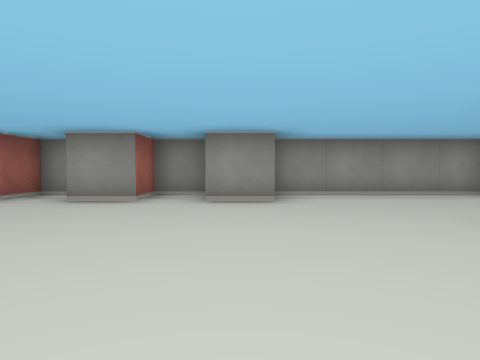
View 1 (above)

12 first-person views from a walk through a cub3D level. The camera is about half as high as the walls, tilts 2° down and sees 75° across. The floor is counted in squares. Each view is taken from the middle of a square. On the plan, view 1 faces up. The plan holds only what a view shows up to about 9 squares ahead; the rest is blank.

View 2
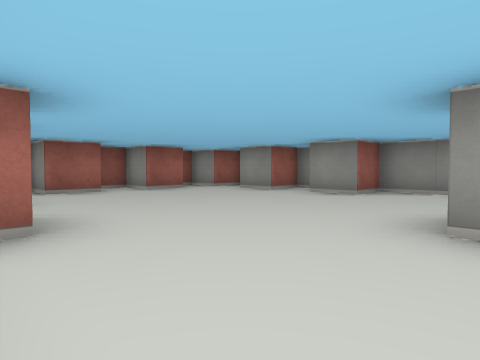

View 3
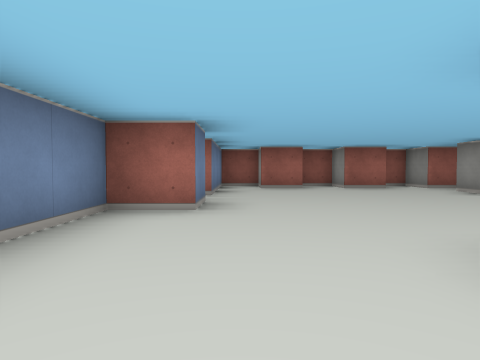

View 4
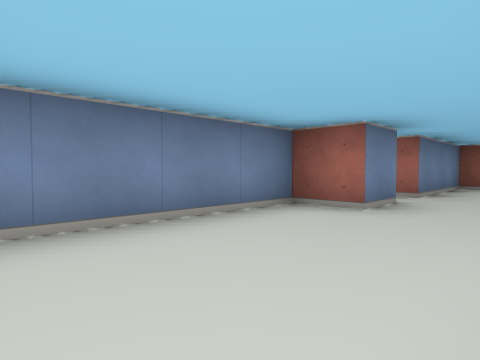

View 5
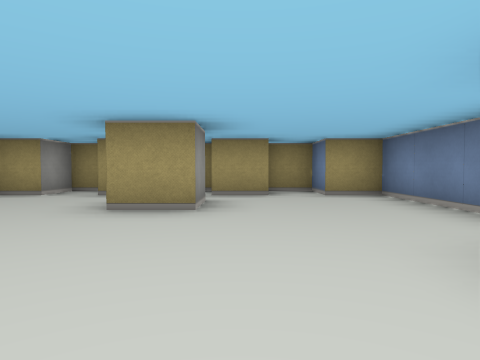

View 6
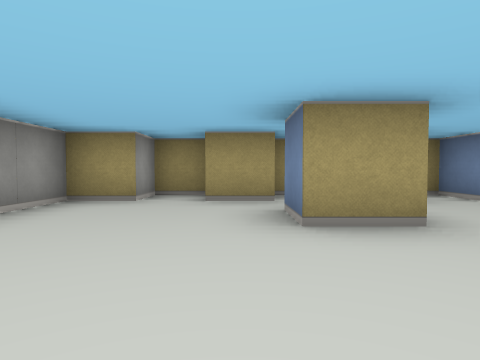

View 7
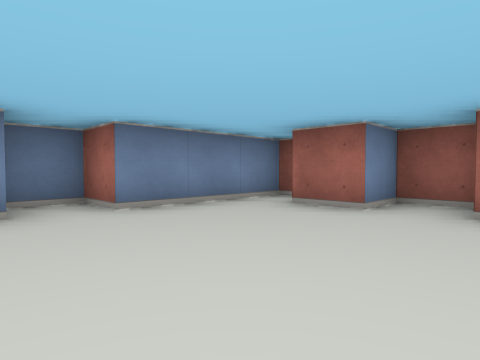

View 8
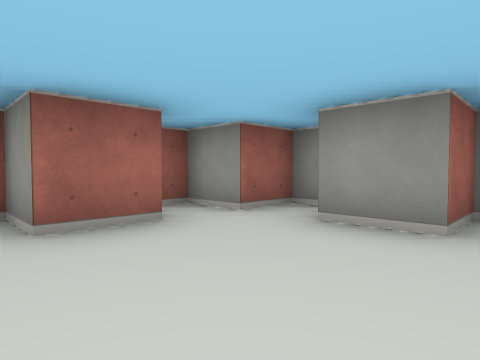

View 9
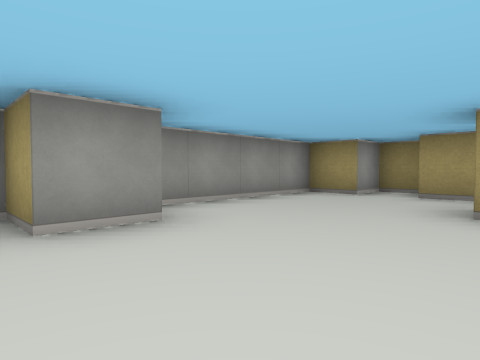

View 10
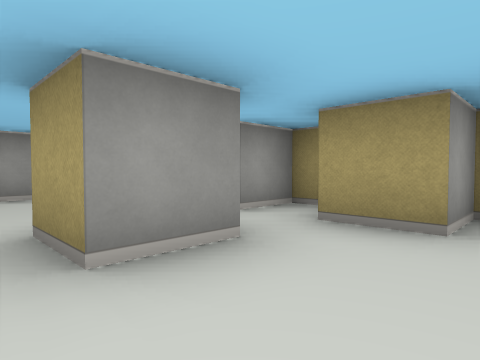

View 11
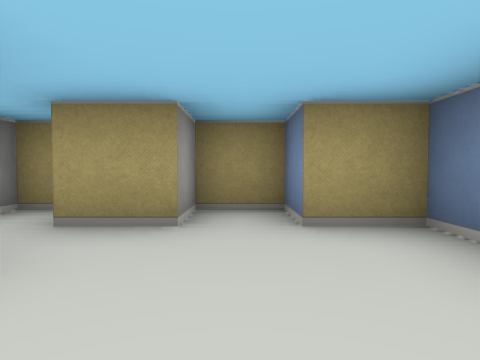

View 12
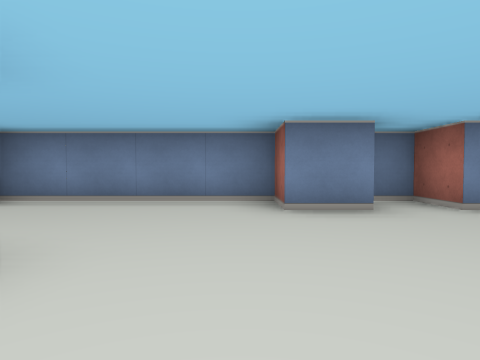

### Floor plan
Points are (right, up) in squares from view 1. A wall is a line through its corners. A room is listed if a view was taken in it or the views show most of it. See-through windows are left out.
Room 1 (views 1, 2, 3, 4, 5, 6, 7, 8, 9, 10, 11, 12)
walls: (3.5, 1.5) (2.5, 1.5) (2.5, 2.5) (3.5, 2.5); (-0.6, -0.5) (0.5, -0.5) (0.5, -1.5) (4.5, -1.5) (4.5, -0.5) (5.5, -0.5) (5.5, 0.5) (4.5, 0.5) (4.5, 1.5); (5.5, 1.5) (5.5, 2.5) (4.5, 2.5) (4.5, 3.5); (5.5, 3.5) (5.5, 4.5) (4.5, 4.5) (4.5, 5.5) (0.5, 5.5) (0.5, 4.5) (-0.5, 4.5) (-0.5, 5.5) (-1.5, 5.5) (-1.5, 4.5) (-2.5, 4.5); (-3.5, 3.6) (-3.5, 2.5) (-4.5, 2.5) (-4.5, 1.5) (-3.5, 1.5) (-3.5, 0.5) (-4.5, 0.5) (-4.5, -0.5) (-1.5, -0.5) (-1.5, -1.5) (-0.6, -1.5); (-3, 5.5) (-3.5, 5.5) (-3.5, 4.5) (-4.5, 4.5) (-4.5, 3.9)

Where each view was taken, in squares from view 1:
view 1: 0 up, 0 right, facing up
view 2: 1 down, 3 right, facing up-left
view 3: 0 up, 4 right, facing left
view 4: 1 up, 4 right, facing down-left
view 5: 1 up, 1 left, facing right
view 6: 3 up, 0 right, facing right
view 7: 3 up, 0 right, facing down-left
view 8: 2 up, 1 left, facing up-left
view 9: 2 up, 1 left, facing up-right
view 10: 0 up, 2 right, facing up-right
view 11: 0 up, 2 right, facing right
view 12: 3 up, 1 right, facing down
